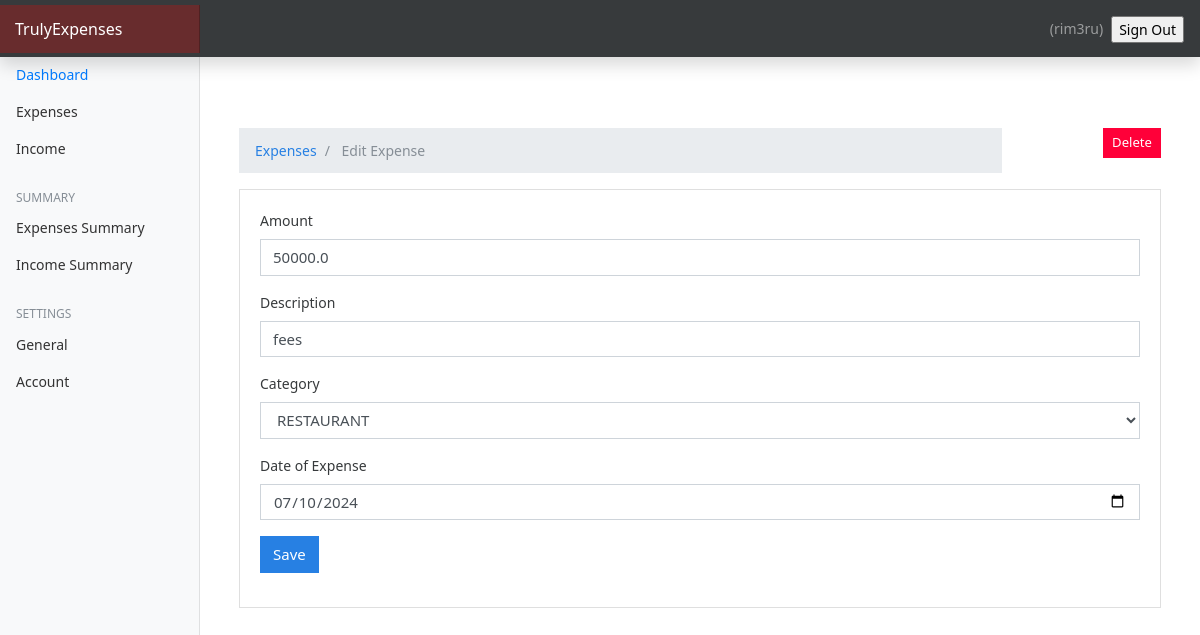
The page /edit-expense/1 (signed in) on the database its author committed.
### expenses/models.py (models this page shows, shortened)
class Expense(models.Model):
    amount = models.FloatField()
    date = models.DateField(default=now)
    description = models.TextField()
    owner = models.ForeignKey(to=User, on_delete=models.CASCADE)
    category = models.CharField(max_length=266)
    class Meta:
        ordering: ['-date'] # type: ignore

class Category(models.Model):
    name = models.CharField(max_length=255)
    class Meta:
        verbose_name_plural = 'Categories'

### expenses/views.py (the view, shortened to what this page needs)
# urls.py: path('edit-expense/<int:id>', views.expense_edit, name="expense-edit"),
@login_required(login_url='/authentication/login')
def expense_edit(request, id):
    expense = Expense.objects.get(pk=id)
    categories = Category.objects.all()
    context = {
        'expense': expense,
        'values': expense,
        'categories': categories
    }
    if request.method == 'GET':
        return render(request, 'expenses/edit-expense.html', context)

### templates/expenses/edit-expense.html (shortened to what this page needs)
{% extends 'base.html' %}
{% block content %}
<div class="container mt-4">
  <div class="row">
    <div class="col-md-10">
      <nav aria-label="breadcrumb">
        <ol class="breadcrumb">
          <li class="breadcrumb-item">
            <a href="{% url 'expenses' %}">Expenses</a>
          </li>
          <li class="breadcrumb-item active" aria-current="page">
            Edit Expense
          </li>
        </ol>
      </nav>
    </div>
    <div class="col-md-2 text-right">
      <a
        href="{% url 'expense-delete' expense.id %}"
        class="btn btn-danger btn-sm"
        onclick="return confirm('Are you sure you want to delete this expense?');"
        >Delete</a
      >
    </div>
  </div>
  <div class="card">
    <div class="card-body">
      <form action="{% url 'expense-edit' expense.id %}" method="post">
        <div class="form-group">
          <label for="id_amount">Amount</label>
          <input
            type="number"
            id="id_amount"
            class="form-control"
            name="amount"
            value="{{ values.amount }}"
            required
          />
        </div>
        <div class="form-group">
          <label for="id_description">Description</label>
          <input
            type="text"
            id="id_description"
            class="form-control"
            name="description"
            value="{{ values.description }}"
            required
          />
        </div>
        <div class="form-group">
          <label for="id_category">Category</label>
          <select
            id="id_category"
            class="form-control"
            name="category"
            required
          >
            {% for category in categories %}
            <option value="{{ category.name }}"
              {% if category.name == values.category %} selected {% endif %}>
              {{ category.name }}
            </option>
            {% endfor %}
          </select>
        </div>
        <div class="form-group">
          <label for="id_expense_date">Date of Expense</label>
          <input
            type="date"
            id="id_expense_date"
            class="form-control"
            name="expense_date"
            value="{{ values.date | date:'Y-m-d' }}"
            required
          />
        </div>
        <button type="submit" class="btn btn-primary">Save</button>
      </form>
    </div>
  </div>
</div>
{% endblock %}

### templates/base.html (shortened to what this page needs)
{% load static %}
<html lang="en">
  <head>
    <link href="{% static 'css/bootstrap.min.css'%}" rel="stylesheet" />
    <link href="{% static 'css/main.css'%}" rel="stylesheet" />
    <link href="{% static 'css/dashboard.css' %}" rel="stylesheet" />
  </head>
  <body>
    <nav
      class="navbar navbar-dark fixed-top bg-dark flex-md-nowrap p-0 shadow col"
    >
      <a class="navbar-brand col-sm-3 col-md-2 mr-0" href="#">TrulyExpenses</a>
      <ul
        class="navbar-nav px-3"
        style="display: flex; flex-direction: row; align-items: center"
      >
        <li class="nav-item text-nowrap">
          <span class="nav-link" href=""> ({{request.user.username}}) </span>
        </li>
        <li class="nav-item text-nowrap mt-3 ml-2">
          <form action="{% url  'logout' %}" method="POST">
            <input
              class="text text-capitalize"
              type="submit"
              value="Sign out"
            />
          </form>
        </li>
      </ul>
    </nav>
    <div class="container-fluid">
      <div class="row">
        {% include 'partials/_sidebar.html' %}
        <main role="main" class="col-md-9 ml-sm-auto col-lg-10 px-4">
          {% block content %} {% endblock %}
        </main>
      </div>
    </div>
  </body>
</html>

### static/css/dashboard.css (style rules this page uses)
body { font-size: 0.875rem; }
[role="main"] { padding-top: 133px; }
@media (min-width: 768px) { [role="main"] { padding-top: 48px; } }
.navbar { background-color: blue; }
.navbar-brand { padding-top: 0.75rem; padding-bottom: 0.75rem; font-size: 1rem; background-color: rgba(252, 0, 0, 0.25); box-shadow: inset -1px 0 0 rgba(0, 0, 0, 0.25); }

### templates/expenses/edit-expense.html (style rules this page uses)
body { padding-top: 56px; }

### rows shown on the page
Expense: amount "50000.0", description "fees", category "RESTAURANT", expense_date "07/10/2024"

### other values the page prints
{{ request.user.username }} "rim3ru"
